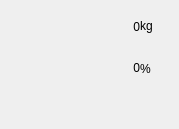
     <widget class="QWidget" name="scrollAreaWidgetContents_5">
      <property name="geometry">
       <rect>
        <x>0</x>
        <y>0</y>
        <width>179</width>
        <height>129</height>
       </rect>
      </property>
      <widget class="QLabel" name="water_rate">
       <property name="geometry">
        <rect>
         <x>60</x>
         <y>51</y>
         <width>80</width>
         <height>33</height>
        </rect>
       </property>
       <property name="text">
        <string>0</string>
       </property>
       <property name="alignment">
        <set>Qt::AlignRight|Qt::AlignTrailing|Qt::AlignVCenter</set>
       </property>
      </widget>
      <widget class="QLabel" name="label_55">
       <property name="geometry">
        <rect>
         <x>10</x>
         <y>2</y>
         <width>40</width>
         <height>40</height>
        </rect>
       </property>
       <property name="styleSheet">
        <string notr="true">border-image: url(:/images/parameters/GrainQualityMonitor.png);</string>
       </property>
       <property name="text">
        <string/>
       </property>
      </widget>
      <widget class="QLabel" name="grain_quality_monitor">
       <property name="geometry">
        <rect>
         <x>60</x>
         <y>10</y>
         <width>80</width>
         <height>33</height>
        </rect>
       </property>
       <property name="text">
        <string>0</string>
       </property>
       <property name="alignment">
        <set>Qt::AlignRight|Qt::AlignTrailing|Qt::AlignVCenter</set>
       </property>
      </widget>
      <widget class="QLabel" name="label_26">
       <property name="geometry">
        <rect>
         <x>11</x>
         <y>47</y>
         <width>40</width>
         <height>40</height>
        </rect>
       </property>
       <property name="styleSheet">
        <string notr="true">border-image: url(:/images/parameters/WaterRate.png);</string>
       </property>
       <property name="text">
        <string/>
       </property>
      </widget>
      <widget class="QLabel" name="label_100">
       <property name="geometry">
        <rect>
         <x>140</x>
         <y>10</y>
         <width>45</width>
         <height>31</height>
        </rect>
       </property>
       <property name="text">
        <string>kg</string>
       </property>
      </widget>
      <widget class="QLabel" name="label_101">
       <property name="geometry">
        <rect>
         <x>140</x>
         <y>53</y>
         <width>45</width>
         <height>31</height>
        </rect>
       </property>
       <property name="text">
        <string>%</string>
       </property>
      </widget>
     </widget>
